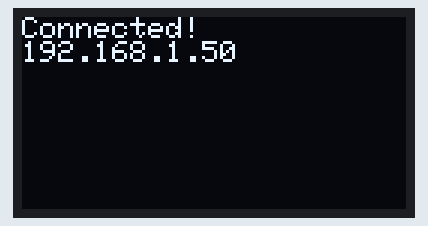
The sketch below on a simulated ESP32. Parts: 64×128 one-colour display. WiFi joins after 1.5 s; servers stay silent unless stated; the local clock reads 2024-03-15 10:24:30 at power-on unless the sketch sets it; not simulated (calls return 0 or success): secrets.h; what the sketch prints to the serial monitor is not drawn.

Above: at 1.6 s.
At 6.7 s:
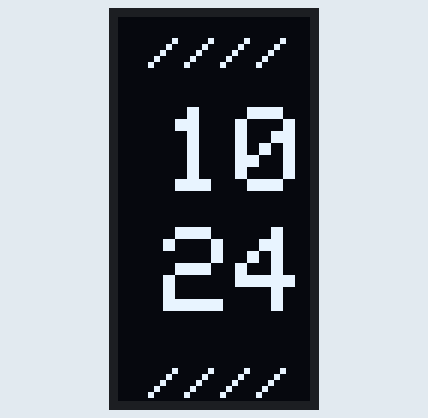
At 30.2 s:
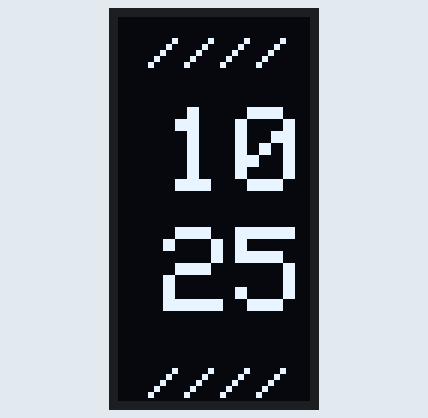
At 90.8 s:
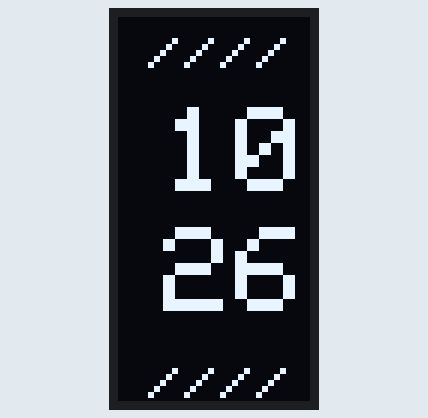

The sketch:

WiFiClock.ino
```cpp
#include <Wire.h>
#include <Adafruit_GFX.h>
#include <Adafruit_SSD1306.h>
#include <WiFi.h>
#include "time.h"

#include "secrets.h"

// WiFi Configuration
const char *ssid = SECRET_WIFI_SSID;
const char *password = SECRET_WIFI_PASSWORD;

// NTP Server Settings
const char *ntpServer = "pool.ntp.org";
const int gmtOffset_sec = 18000;
const int daylightOffset_sec = 0;

// OLED Display
#define SCREEN_WIDTH 128
#define SCREEN_HEIGHT 64
#define OLED_RESET -1       // No reset pin (-1 if sharing Arduino reset)
#define SCREEN_ADDRESS 0x3C // I2C Address
Adafruit_SSD1306 display(SCREEN_WIDTH, SCREEN_HEIGHT, &Wire, OLED_RESET);

void setup()
{
    Serial.begin(115200);

    // Initialize OLED Display
    if (!display.begin(SSD1306_SWITCHCAPVCC, SCREEN_ADDRESS))
    {
        Serial.println(F("SSD1306 allocation failed"));
        for (;;)
            ; // Don't proceed, loop forever
    }

    display.clearDisplay();

    display.setTextSize(1);      // Font size
    display.setTextColor(WHITE); // Font Color
    display.setCursor(0, 0);     // Start Position
    display.dim(true);

    display.println("Connecting to WiFi...");
    display.display();

    // Connect to WiFi
    Serial.print("Connecting to ");
    Serial.println(ssid);
    WiFi.begin(ssid, password);
    while (WiFi.status() != WL_CONNECTED)
    {
        delay(500);
        Serial.print(".");
    }

    // Initialize NTP Time
    configTime(gmtOffset_sec, daylightOffset_sec, ntpServer);

    // Show IP on OLED
    display.clearDisplay();
    display.setCursor(0, 0);
    display.println("Connected!");
    display.println(WiFi.localIP());
    display.display();
    delay(5000);
}

void loop()
{
    struct tm timeinfo;
    if (!getLocalTime(&timeinfo))
    {
        Serial.println("Failed to obtain time");
        return;
    }

    // Buffers to hold the hour and minute strings
    char hourString[3];
    char minString[3];

    // Format time into strings (Use %I for 12-hour, %H for 24-hour)
    strftime(hourString, 3, "%H", &timeinfo); // %H = 24-hour clock
    strftime(minString, 3, "%M", &timeinfo);  // %M = Minute

    // Draw the Vertical Clock
    display.clearDisplay();
    display.setRotation(1);

    display.setTextColor(SSD1306_WHITE);
    display.setTextSize(2);
    display.setCursor(10, 5);
    display.println("////");

    // Draw Hour (Large Font)
    display.setTextSize(4);
    display.setTextColor(SSD1306_WHITE);
    display.setCursor(15, 30);
    display.println(hourString);

    // Draw Minute
    display.setTextSize(4);
    display.setCursor(15, 70);
    display.println(minString);

    display.setTextColor(SSD1306_WHITE);
    display.setTextSize(2);
    display.setCursor(10, 115);
    display.println("////");

    display.display();

    delay(1000); // Update every second
}
```

Measured:
- what the display in image 0 shows lasts 5.0 s, from 1.6 s to 6.6 s
- what the display in image 1 shows lasts 23.6 s, from 6.6 s to 30.2 s
- what the display in image 2 shows lasts 60.5 s, from 30.2 s to 90.7 s
